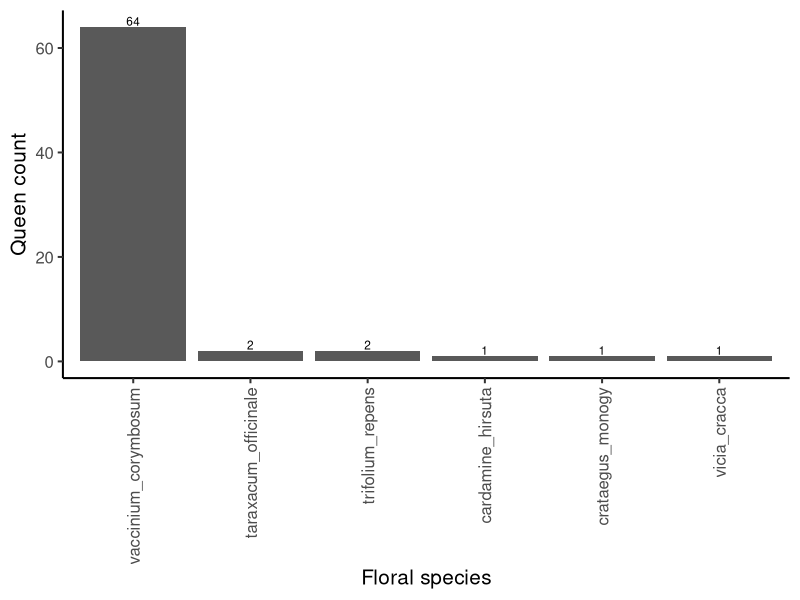
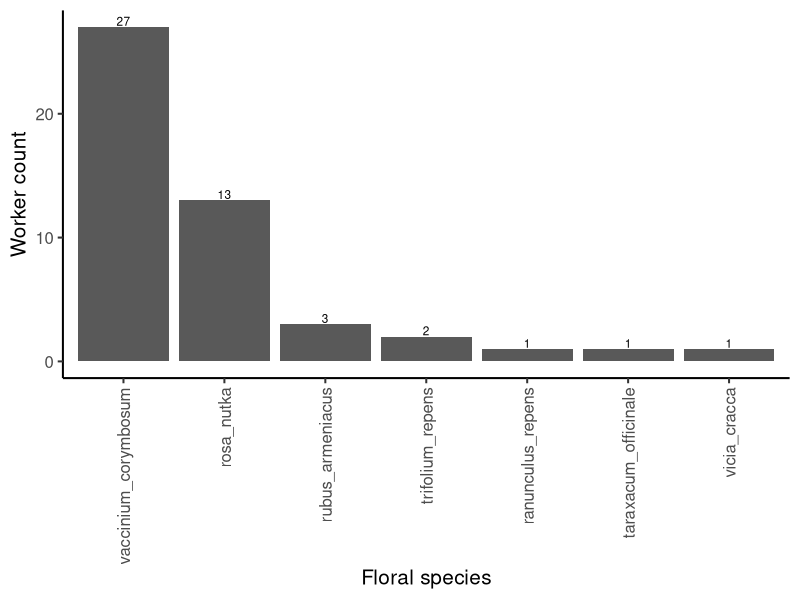
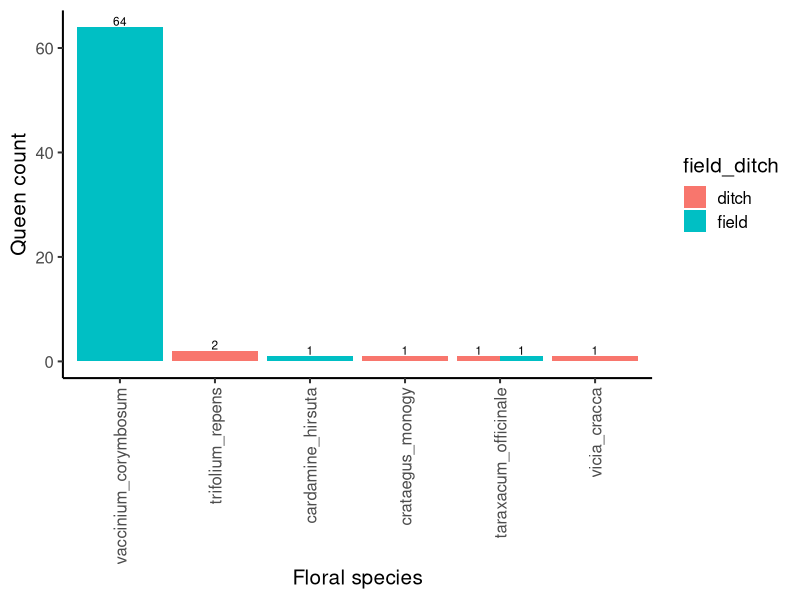
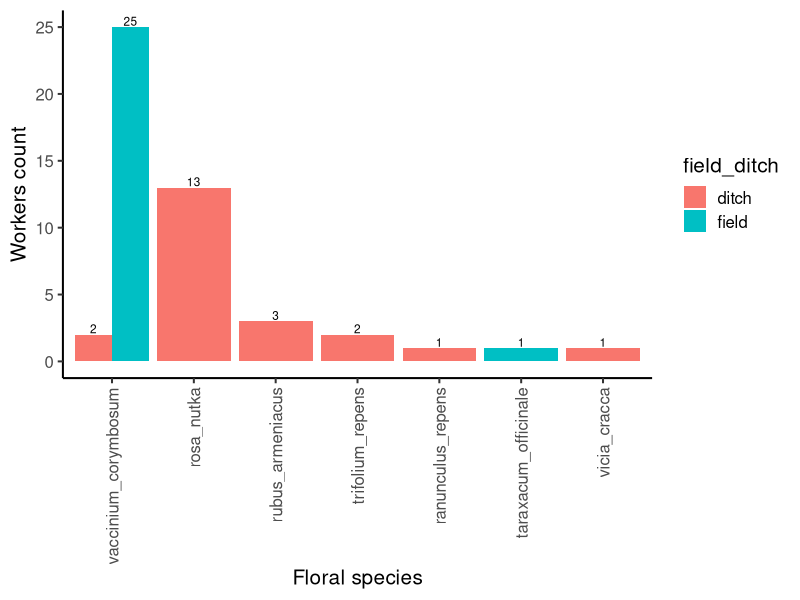
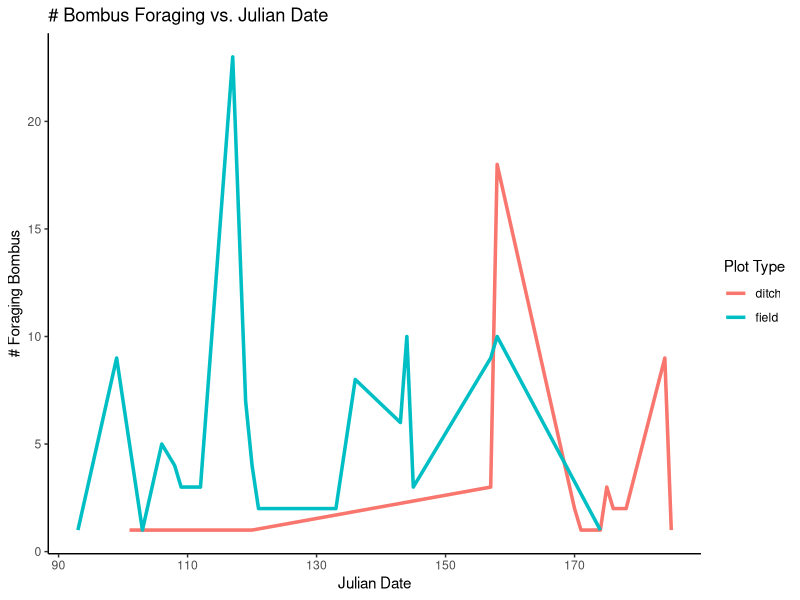
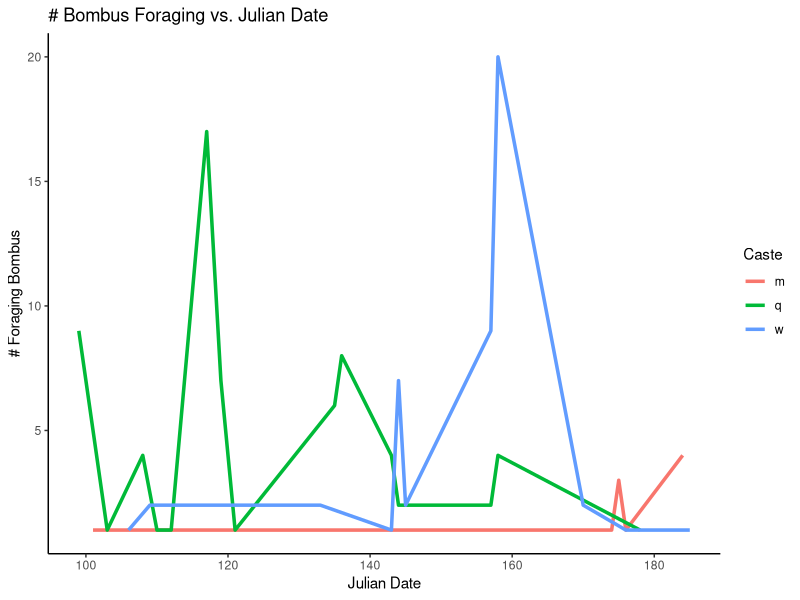
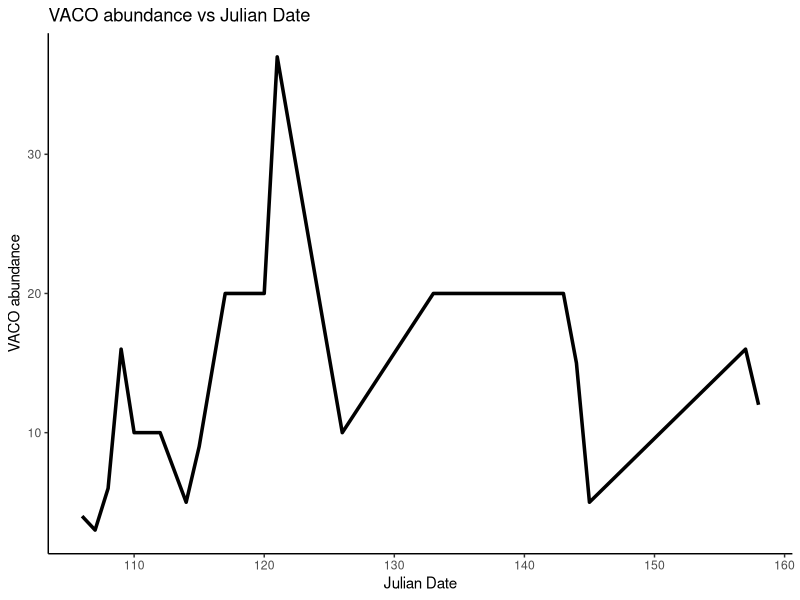
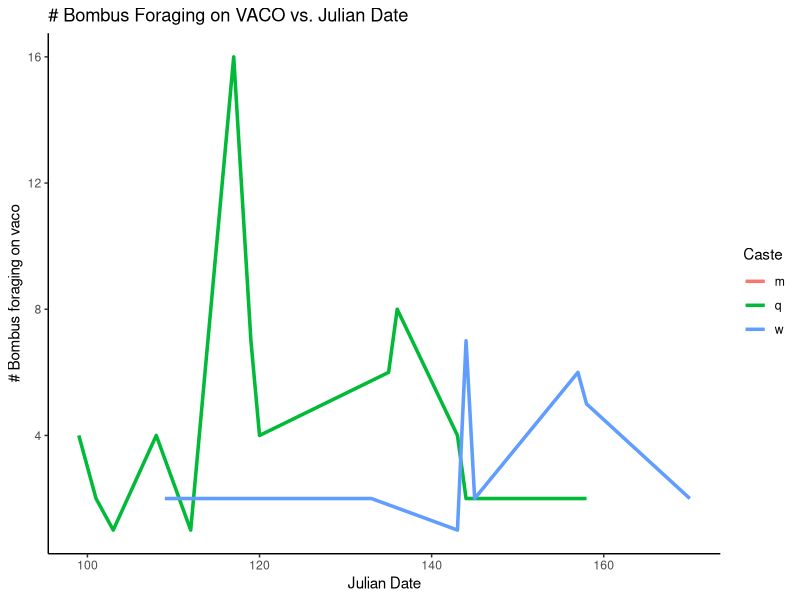

These charts were generated, in order, by the following R code:
## ---- chunk 1
knitr::opts_chunk$set(echo = TRUE)
knitr::opts_knit$set(root.dir = "~/Library/CloudStorage/OneDrive-UBC/MSc/12_analysis/rodent-bee-blueberry")
## ---- chunk 2
#load packages
library(ggplot2) #for plots
library(dplyr) #for working with dataframes
library(tidyr) #for working with datasets
library(lme4) #for mixed effects models
library(ggpubr) #for adding significance asterisks to graph
library(stringr)
library(lubridate)

#read in data
data <- read.csv("06_cleandata/combined_plot_data.csv")
rodent <- read.csv("06_cleandata/rodent_clean.csv")

#change character columns to factors
data <- data %>%
   mutate(
     site_id = as.factor(site_id),
     round = as.factor(round),
     plot_id = as.factor(plot_id),
     bee_date = as.Date(bee_date),
     area = as.factor(area))

#add column for ditch vs field
##in overall data
data <- data %>%
  mutate(field_ditch = case_when(
    str_detect(plot_id, "p1|p2") ~ "field",
    str_detect(plot_id, "d") ~ "ditch",
    TRUE ~ NA_character_
  ))

##in rodent data
rodent <- rodent %>%
  mutate(field_ditch = case_when(
    str_detect(plot_id, "p1|p2") ~ "field",
    str_detect(plot_id, "d") ~ "ditch",
    TRUE ~ NA_character_
  ))
## ---- chunk 3
bee <- read.csv("06_cleandata/bee_clean.csv")
##add ditch vs field column
bee <- bee %>%
  mutate(field_ditch = case_when(
    str_detect(plot_id, "p1|p2") ~ "field",
    str_detect(plot_id, "d") ~ "ditch",
    TRUE ~ NA_character_
  ))
queens <- bee %>%
  filter(caste == "q", flower_species != "" & !is.na(flower_species))
workers <- bee %>%
  filter(caste == "w", flower_species != "" & !is.na(flower_species))
## ---- chunk 4
queens %>%
  count(flower_species, name = "count") %>%
  mutate(flower_species = reorder(flower_species, -count)) %>%
  ggplot(aes(flower_species, count)) +
  geom_bar(stat = "identity") +
  geom_text(aes(label = count), vjust = -0.15, size = 3) +
  theme_classic(base_size = 15) +
  xlab("Floral species") +
  ylab("Queen count") +
  theme(axis.text.x = element_text(angle = 90, vjust = 0.5, hjust = 1))
## ---- chunk 5
workers %>%
  count(flower_species, name = "count") %>%
  mutate(flower_species = reorder(flower_species, -count)) %>%
  ggplot(aes(flower_species, count)) +
  geom_bar(stat = "identity") +
  geom_text(aes(label = count), vjust = -0.15, size = 3) +
  theme_classic(base_size = 15) +
  xlab("Floral species") +
  ylab("Worker count") +
  theme(axis.text.x = element_text(angle = 90, vjust = 0.5, hjust = 1))
## ---- chunk 6
queens %>%
  count(flower_species, field_ditch, name = "count") %>%
  mutate(flower_species = reorder(flower_species, -count)) %>%
  ggplot(aes(flower_species, count, fill = field_ditch)) +
  geom_bar(stat = "identity", position = "dodge") +
  geom_text(aes(label = count), 
            position = position_dodge(width = 0.9),
            vjust = -0.15, 
            size = 3) +
  theme_classic(base_size = 15) +
  xlab("Floral species") +
  ylab("Queen count") +
  theme(axis.text.x = element_text(angle = 90, vjust = 0.5, hjust = 1))
## ---- chunk 7
workers %>%
  count(flower_species, field_ditch, name = "count") %>%
  mutate(flower_species = reorder(flower_species, -count)) %>%
  ggplot(aes(flower_species, count, fill = field_ditch)) +
  geom_bar(stat = "identity", position = "dodge") +
  geom_text(aes(label = count), 
            position = position_dodge(width = 0.9),
            vjust = -0.15, 
            size = 3) +
  theme_classic(base_size = 15) +
  xlab("Floral species") +
  ylab("Workers count") +
  theme(axis.text.x = element_text(angle = 90, vjust = 0.5, hjust = 1))
## ---- chunk 8
#add column for julian date
bee$julian.date <- yday(bee$date)

# Step 1: Filter and summarize data
foraging_summary <- bee %>%
  filter(behaviour == "foraging") %>%
  count(julian.date, field_ditch, name = "n_foraging")

# Step 2: Plot
ggplot(foraging_summary, aes(x = julian.date, y = n_foraging, color = field_ditch)) +
  geom_line(size = 1.2) +
  labs(
    title = "# Bombus Foraging vs. Julian Date",
    x = "Julian Date",
    y = "# Foraging Bombus",
    color = "Plot Type"
  ) +
  theme_classic()
## ---- chunk 9
# Step 1: Filter and summarize data
foraging_caste_summary <- bee %>%
  filter(behaviour == "foraging") %>%
  filter(caste != "")%>%
  count(julian.date, caste, name = "n_foraging")

# Step 2: Plot
ggplot(foraging_caste_summary, aes(x = julian.date, y = n_foraging, color = caste)) +
  geom_line(size = 1.2) +
  labs(
    title = "# Bombus Foraging vs. Julian Date",
    x = "Julian Date",
    y = "# Foraging Bombus",
    color = "Caste"
  ) +
  theme_classic()
## ---- chunk 10
#load data
floral <- read.csv("06_cleandata/floral_clean.csv")

#add column for julian date
floral$julian.date <- yday(floral$date)

# Step 1: Filter and summarize data
vaco_summary <- floral %>%
  filter(flower_code == "vaco") %>%
  group_by(julian.date) %>%
  summarise(vaco_abun = sum(abundance), .groups = "drop") 

# Step 2: Plot
ggplot(vaco_summary, aes(x = julian.date, y = vaco_abun)) +
  geom_line(size = 1.2) +
  labs(
    title = "VACO abundance vs Julian Date",
    x = "Julian Date",
    y =  "VACO abundance"
  ) +
  theme_classic()
## ---- chunk 11
# Step 1: Filter and summarize data
vacoforaging_caste_summary <- bee %>%
  filter(behaviour == "foraging") %>%
  filter(flower_code == "vaco") %>%
  filter(caste != "")%>%
  count(julian.date, caste, name = "n_foraging_vaco")

# Step 2: Plot
ggplot(vacoforaging_caste_summary, aes(x = julian.date, y = n_foraging_vaco, color = caste)) +
  geom_line(size = 1.2) +
  labs(
    title = "# Bombus Foraging on VACO vs. Julian Date",
    x = "Julian Date",
    y = "# Bombus foraging on vaco",
    color = "Caste"
  ) +
  theme_classic()
## ---- chunk 12
# Step 1: Filter and summarize data
vacoforaging_caste_summary <- bee %>%
  filter(behaviour == "foraging") %>%
  filter(flower_code == "vaco") %>%
  filter(caste != "")%>%
  count(caste, name = "n_foraging_vaco")

# Step 2: Plot
ggplot(vacoforaging_caste_summary, aes(x = caste, y = n_foraging_vaco, fill = caste)) +
  geom_bar(stat = "identity") +
  labs(
    title = "# Bombus Foraging on VACO vs. Caste",
    x = "Caste",
    y = "# Bombus foraging on vaco"
  ) +
  theme_classic()
